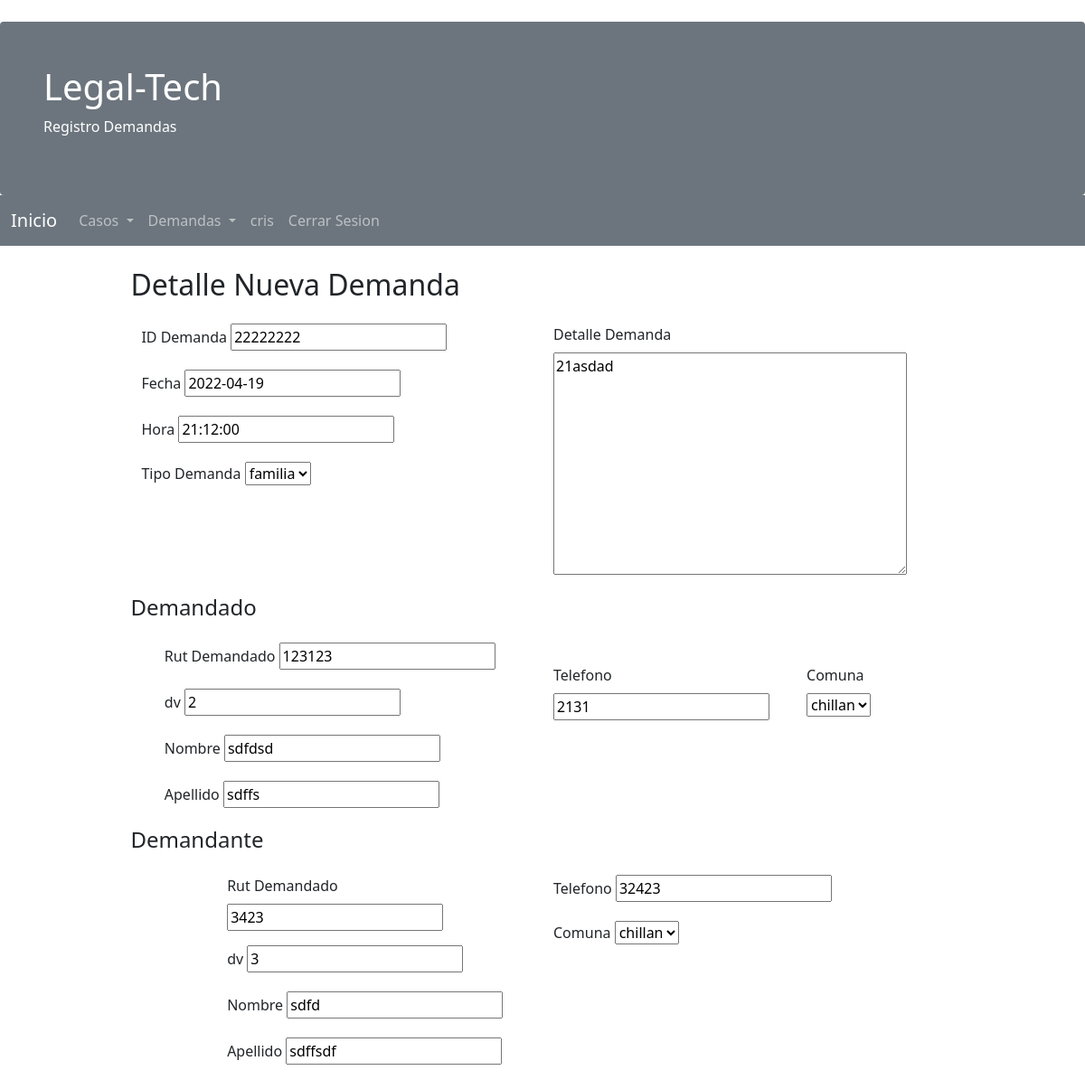
Screenshot of /modificardemanda/222222222/ (signed in) with the database file from the repository.
### legaltech/models.py (models this page shows, shortened)
class Demanda(models.Model):
    id_caso = models.ForeignKey(Caso, on_delete=models.CASCADE)
    id_demanda = models.IntegerField()
    author = models.ForeignKey(settings.AUTH_USER_MODEL, on_delete=models.CASCADE)
    fecha = models.DateField(default=timezone.now)
    hora = models.TimeField()
    detalle = models.TextField()
    tipodemanda = models.ForeignKey(Tipodemanda, on_delete=models.CASCADE,blank=True,null=True)
    rut1 = models.IntegerField(null=True,blank=True)
    dv1 = models.CharField(max_length=2,null=True,blank=True,default='')
    nombre1 = models.CharField(max_length=25,null=True,blank=True,default='')
    apellido1 = models.CharField(max_length=25,null=True,blank=True,default='')
    telefono1 = models.IntegerField(null=True,blank=True)
    comuna1 = models.ForeignKey(Comuna,related_name='comuna1',on_delete=models.CASCADE,null=True,blank=True)
    rut2 = models.IntegerField(null=True,blank=True)
    dv2 = models.CharField(max_length=2,null=True,blank=True,default='')
    nombre2 = models.CharField(max_length=30,null=True,blank=True,default='')
    apellido2 = models.CharField(max_length=25,null=True,blank=True,default='')
    telefono2 = models.IntegerField(null=True,blank=True)
    comuna2 = models.ForeignKey(Comuna,related_name='comuna2',on_delete=models.CASCADE,null=True,blank=True)

### legaltech/views.py (the view)
# urls.py: path('modificardemanda/<int:id>/',login_required(views.modificarDemanda), name='modificardemanda'),
def modificarDemanda(request,id):
    caso = Caso.objects.get(id_caso=id)
    demanda = Demanda.objects.get(id_caso=caso)
    formulario = DemandaForm(request.POST or None, request.FILES or None, instance=demanda)
    contexto={
        'demanda':demanda,
        'form':formulario
    }
    return render(request,'legaltech/modificardemanda.html',contexto)

### legaltech/forms.py
class DemandaForm(forms.ModelForm):
    class Meta:
        model = Demanda
        fields = ('id_demanda','fecha','hora','tipodemanda','detalle',
                    'rut1','dv1','nombre1','apellido1','telefono1','comuna1',
                    'rut2','dv2','nombre2','apellido2','telefono2','comuna2')

### legaltech/models.py (called while the page is built)
    def __str__(self):
        return self.nombre

    def __str__(self):
        return self.nombre

### legaltech/templates/legaltech/modificardemanda.html (shortened to what this page needs)
{% extends 'legaltech/base.html' %}
{% block content %}
<div class="container">
  <div class="container d-flex justify-content-center mt-4" >
  <form method="post" >
    <h2>Detalle Nueva Demanda</h2>
  <div class="container d-flex justify-content-center mt-4" >
    <div class="row">
      <div class="col-sm">
        <div class="mb-3">
          <label for="id_demanda" class="form-label">ID Demanda</label>
          {{form.id_demanda}}
        </div>
        <div class="mb-3">
          <label for="fecha" class="form-label">Fecha</label>
          {{form.fecha}}
        </div>
        <div class="mb-3">
          <label for="hora" class="form-label">Hora</label>
          {{form.hora}}
        </div>
        <div class="mb-3">
          <label for="tipodemanda" class="form-label">Tipo Demanda</label>
          {{form.tipodemanda}}
        </div>            </div>
      <div class="col-sm">
        <div class="mb-3">
          <label for="detalledemanda" class="form-label">Detalle Demanda</label>
          {{form.detalle}}
        </div>
      </div>
    </div>
  </div>
  <div><h4>Demandado</h4></div>
  <div class="container d-flex justify-content-center mt-4">
    <div class="row">
      <div class="col-sm">
        <div class="col-sm">
          <div class="mb-3">
            <label for="rut1" class="form-label">Rut Demandado</label>
            {{form.rut1}}
          </div>
          <div class="mb-3">
            <label for="dv1" class="form-label">dv</label>
            {{form.dv1}}
          </div>
          <div class="mb-3">
            <label for="nombre1" class="form-label">Nombre</label>
            {{form.nombre1}}
          </div>
          <div class="mb-3">
            <label for="apellido1" class="form-label">Apellido</label>
            {{form.apellido1}}
          </div>
        </div>
      </div>
      <div class="col-sm d-flex justify-content-center mt-4">
        <div class="mb-3">
          <label for="telefono1" class="form-label">Telefono</label>
          {{form.telefono1}}
        </div>
        <div class="mb-3">
          <label for="comuna1" class="form-label">Comuna</label>
          {{form.comuna1}}
        </div>
      </div>
    </div>
  </div>
  <div><h4>Demandante</h4></div>
  <div class="container d-flex justify-content-center mt-4">
    <div class="row">
      <div class="col-sm">
        <div class="col-sm">
          <div class="mb-3">
            <label for="rut2" class="form-label">Rut Demandado</label>
            {{form.rut2}}
          </div>
          <div class="mb-3">
            <label for="dv2" class="form-label">dv</label>
            {{form.dv2}}
          </div>
          <div class="mb-3">
            <label for="nombre2" class="form-label">Nombre</label>
            {{form.nombre2}}
          </div>
          <div class="mb-3">
            <label for="apellido2" class="form-label">Apellido</label>
            {{form.apellido2}}
          </div>
        </div>
      </div>
      <div class="col-sm">
        <div class="mb-3">
          <label for="telefono2" class="form-label">Telefono</label>
          {{form.telefono2}}
        </div>
        <div class="mb-3">
          <label for="comuna2" class="form-label">Comuna</label>
          {{form.comuna2}}
        </div>
       </div>
    </div>
    </div>
  </div>
</div>
{% endblock %}

### legaltech/templates/legaltech/base.html (shortened to what this page needs)
<!DOCTYPE html>
<html lang="en">
  {% load static %}
<head>
    <link href="https://cdn.jsdelivr.net/npm/bootstrap@5.1.3/dist/css/bootstrap.min.css" rel="stylesheet">
</head>
<body>
    <div class="mt-4 p-5 bg-secondary text-white rounded">
  <h1>Legal-Tech</h1>
  <p>Registro Demandas</p>
</div>
<nav class="navbar navbar-expand-lg navbar-dark bg-secondary">
  <div class="container-fluid">
    <a class="navbar-brand" href="{% url 'index' %}">Inicio</a>
    <div class="collapse navbar-collapse" id="navbarNavDropdown">
      <ul class="navbar-nav">
        {% if user.is_authenticated %}
        <li class="nav-item dropdown">
          <a class="nav-link dropdown-toggle" href="#" id="navbarDropdownMenuLink" role="button" data-bs-toggle="dropdown" aria-expanded="false">
            Casos
          </a>
        </li>
        <li class="nav-item dropdown">
          <a class="nav-link dropdown-toggle" href="#" id="navbarDropdownMenuLink" role="button" data-bs-toggle="dropdown" aria-expanded="false">
            Demandas
          </a>
        </li>
        {% endif %}
          {% if user.is_authenticated %}
           <li class="nav-item">
            <a class="nav-link" >{{ user.username }}</a>
          </li>
           <li class="nav-item">
            <a class="nav-link" href="{% url 'logout' %}">Cerrar Sesion</a>
          </li>
        {% endif %}
      </ul>
    </div>
  </div>
</nav>
{% block content %}
{% endblock %}
</body>
</html>

### rows the page displays
Demanda: id_demanda "22222222", fecha "2022-04-19", hora "21:12:00", tipodemanda "familia", detalle "21asdad", rut1 "123123", dv1 "2", nombre1 "sdfdsd", apellido1 "sdffs", telefono1 "2131", comuna1 "chillan", rut2 "3423", dv2 "3", nombre2 "sdfd", apellido2 "sdffsdf", telefono2 "32423", comuna2 "chillan"

### other values shown
{{ user.username }} "cris"
